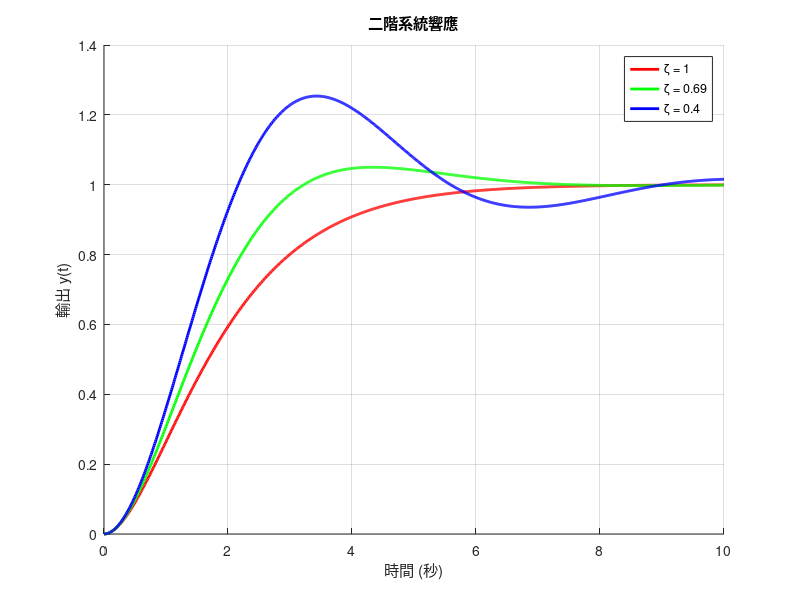

Reproduce this figure in MATLAB.
%0706補充講義討論二
wn = 1;

zeta_values = [1, 0.69, 0.4];
t = 0:0.01:10;

figure; hold on; grid on;
colors = ['r', 'g', 'b'];

for i = 1:length(zeta_values)
    zeta = zeta_values(i);
    sys = tf(wn^2, [1 2*zeta*wn wn^2]);
    [y, t_out] = step(sys, t);

    plot(t_out, y, colors(i), 'LineWidth', 2);
end

title('二階系統響應');
xlabel('時間 (秒)');
ylabel('輸出 y(t)');
legend('\zeta = 1', '\zeta = 0.69', '\zeta = 0.4');
